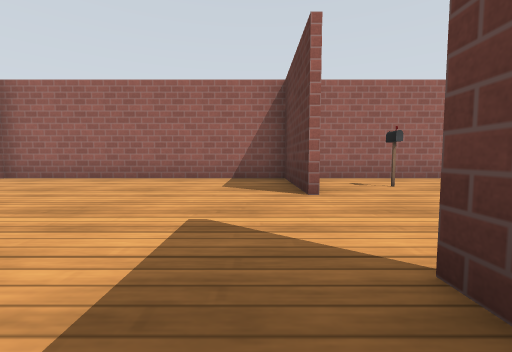
view 1 (above)

16 first-person views from a walk through a robot-simulator world made for Gazebo. The camera is 0.5 m above the floor, tilts 4° down and sees 90° across. The floor is counted in squares, 1 m on a side. Each view is taken from the middle of a square. On the plan, view 1 faces up. The plan holds only what a view shows up to about 9 squares ahead; the rest is blank. Robots are left out. Gazebo's built-in surfaces are drawn with simple patterns.

view 2
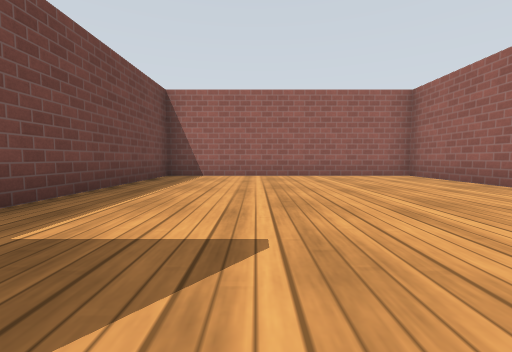

view 3
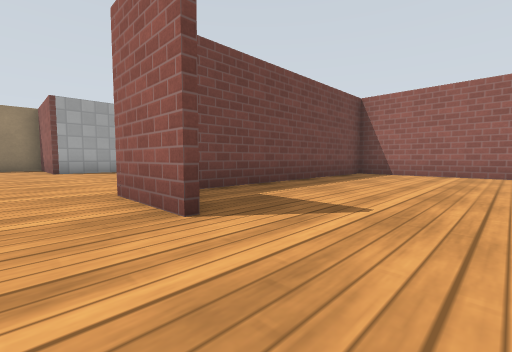

view 4
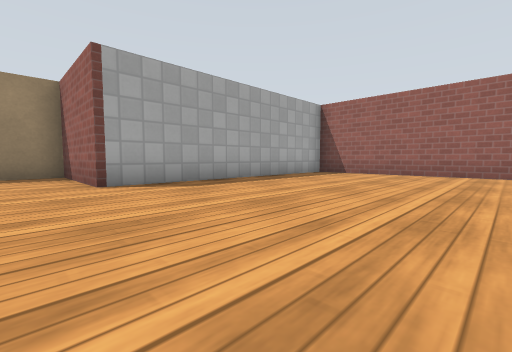

view 5
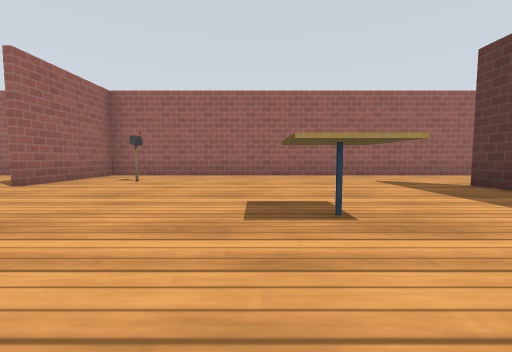

view 6
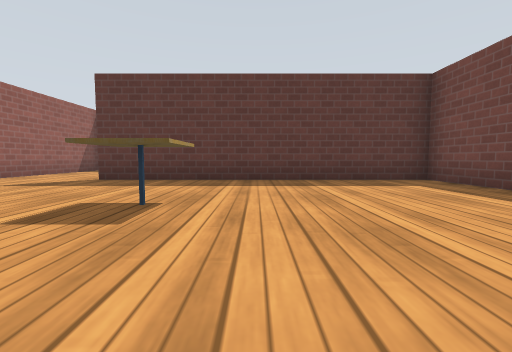

view 7
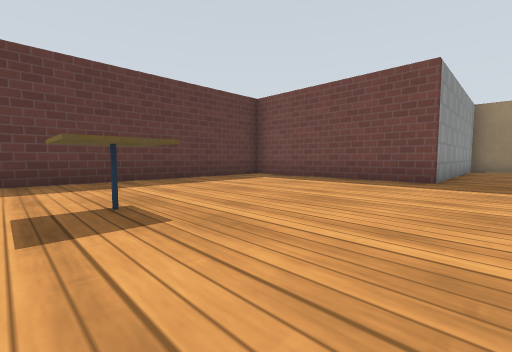

view 8
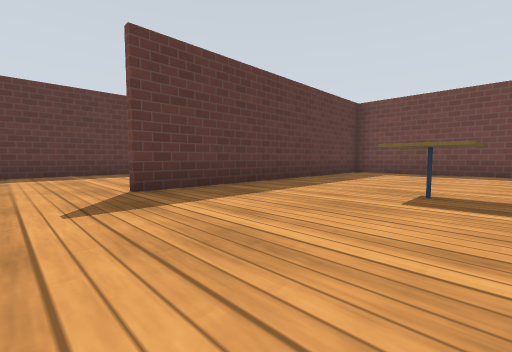

view 9
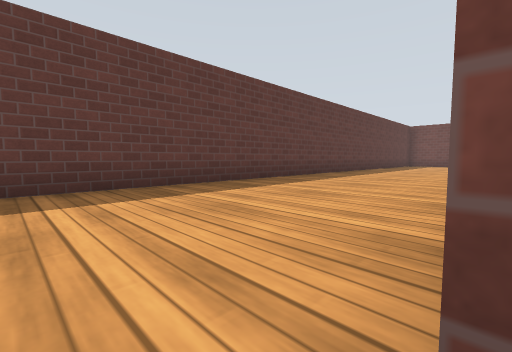

view 10
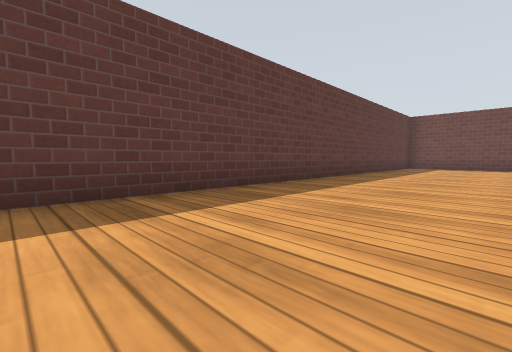

view 11
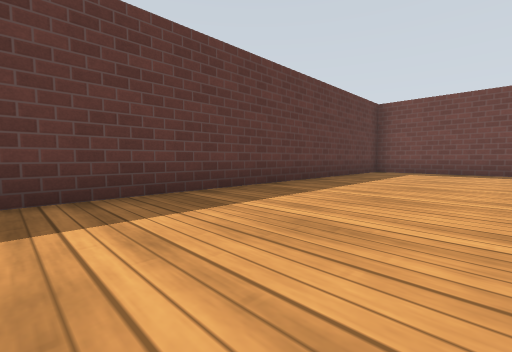

view 12
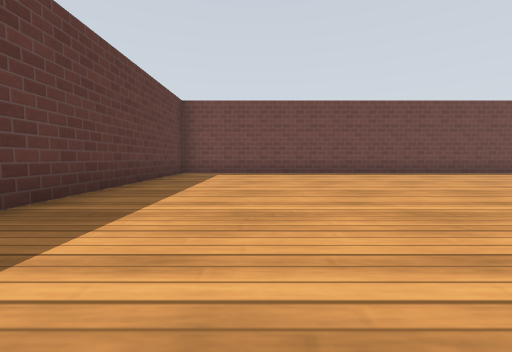

view 13
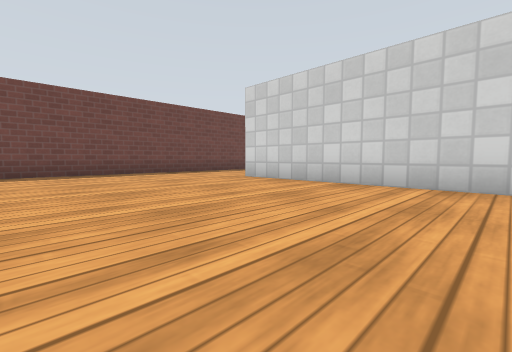

view 14
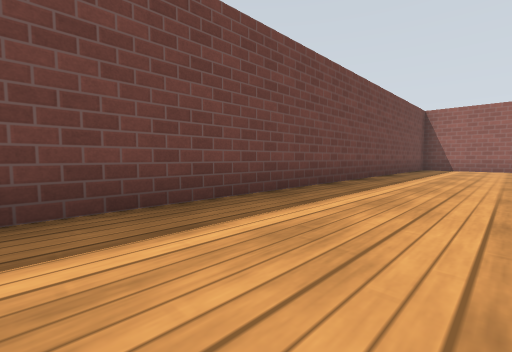

view 15
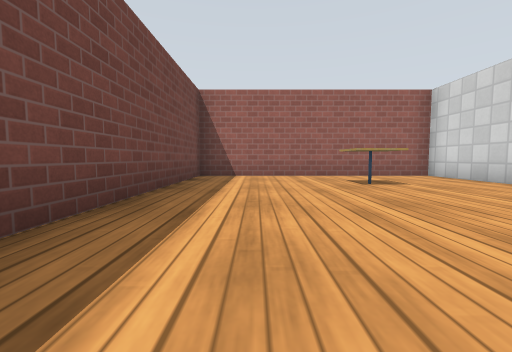

view 16
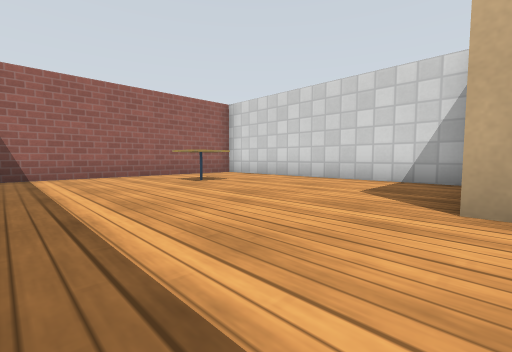

### Floor plan
Points are (right, up) in squares from view 1. A wall is a line through its corners. A room is listed if a view was taken in it or the views show most of it. See-through windows are left out.
Room 1 (views 1, 2)
walls: (0.8, 3.4) (0.8, 6.4); (-6.3, -0.5) (-0.2, -0.5); (0.9, 6.4) (-6.3, 6.4) (-6.3, -1.1)
low walls: (0.8, 0.6) (0.8, 1.1)
ways out: opening at (1, 2.5) to room 2
Room 2 (views 3, 4, 5, 6, 7, 8, 9, 10, 11, 12, 13, 14, 15, 16)
walls: (4.2, -4.9) (4.2, -10.2); (0.4, -7.1) (-6.4, -7.1); (0.9, -10.2) (0.6, -10.2); (0.9, 1.1) (0.9, -0.7); (-6, -7) (0.9, -7) (0.9, -10.1) (4, -10.1) (4, -4) (8.9, -4) (8.9, 3.8); (-6.3, -1.1) (-6.3, -13.6) (13.4, -13.6) (13.4, 5); (12.1, 6.4) (0.9, 6.4) (0.9, 3.4)
ways out: opening at (1, 2.5) to room 1
objects: cafe table (-4, -10); postbox (2, 5); cafe table (6, 1)

Positions as (right, up) in squares from view 1, and headings:
1: (0, 0), facing up
2: (1, 2), facing left
3: (2, 3), facing down-left
4: (2, -2), facing down-left
5: (5, -1), facing up
6: (3, 0), facing right
7: (3, 2), facing down-right
8: (5, 5), facing down-right
9: (9, 4), facing down-right
10: (10, 0), facing down-right
11: (10, -4), facing down-right
12: (11, -5), facing down
13: (9, -5), facing down-left
14: (6, -11), facing down-left
15: (1, -12), facing left
16: (1, -13), facing up-left
